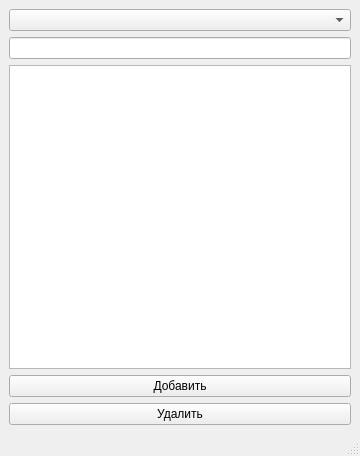
<?xml version="1.0" encoding="UTF-8"?>
<ui version="4.0">
 <class>MainWindow</class>
 <widget class="QMainWindow" name="MainWindow">
  <property name="geometry">
   <rect>
    <x>0</x>
    <y>0</y>
    <width>360</width>
    <height>456</height>
   </rect>
  </property>
  <property name="windowTitle">
   <string>MainWindow</string>
  </property>
  <widget class="QWidget" name="centralwidget">
   <layout class="QVBoxLayout" name="verticalLayout">
    <item>
     <widget class="QComboBox" name="comboBox"/>
    </item>
    <item>
     <widget class="QLineEdit" name="lineEdit"/>
    </item>
    <item>
     <widget class="QListWidget" name="listWidget">
      <property name="selectionMode">
       <enum>QAbstractItemView::MultiSelection</enum>
      </property>
     </widget>
    </item>
    <item>
     <widget class="QPushButton" name="pushButton_2">
      <property name="text">
       <string>Добавить</string>
      </property>
     </widget>
    </item>
    <item>
     <widget class="QPushButton" name="pushButton">
      <property name="text">
       <string>Удалить</string>
      </property>
     </widget>
    </item>
   </layout>
  </widget>
  <widget class="QMenuBar" name="menubar">
   <property name="geometry">
    <rect>
     <x>0</x>
     <y>0</y>
     <width>360</width>
     <height>20</height>
    </rect>
   </property>
  </widget>
  <widget class="QStatusBar" name="statusbar"/>
 </widget>
 <tabstops>
  <tabstop>comboBox</tabstop>
  <tabstop>lineEdit</tabstop>
  <tabstop>listWidget</tabstop>
  <tabstop>pushButton_2</tabstop>
  <tabstop>pushButton</tabstop>
 </tabstops>
 <resources/>
 <connections/>
</ui>
